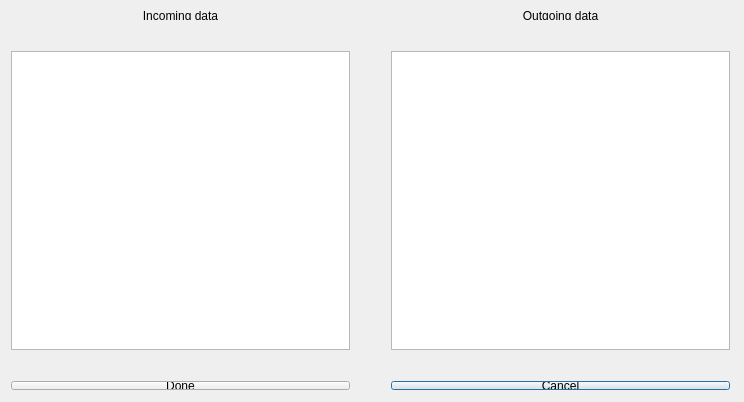
<?xml version="1.0" encoding="UTF-8"?>
<ui version="4.0">
 <class>ADatastreamDialog_dialogClass</class>
 <widget class="QDialog" name="ADatastreamDialog_dialogClass">
  <property name="geometry">
   <rect>
    <x>0</x>
    <y>0</y>
    <width>744</width>
    <height>402</height>
   </rect>
  </property>
  <property name="windowTitle">
   <string>Datastream editor</string>
  </property>
  <widget class="QWidget" name="verticalLayoutWidget">
   <property name="geometry">
    <rect>
     <x>0</x>
     <y>0</y>
     <width>361</width>
     <height>31</height>
    </rect>
   </property>
   <layout class="QVBoxLayout" name="verticalLayout">
    <item>
     <widget class="QLabel" name="label">
      <property name="text">
       <string>Incoming data</string>
      </property>
      <property name="alignment">
       <set>Qt::AlignCenter</set>
      </property>
     </widget>
    </item>
   </layout>
  </widget>
  <widget class="QWidget" name="verticalLayoutWidget_2">
   <property name="geometry">
    <rect>
     <x>380</x>
     <y>0</y>
     <width>361</width>
     <height>31</height>
    </rect>
   </property>
   <layout class="QVBoxLayout" name="verticalLayout_2">
    <item>
     <widget class="QLabel" name="label_2">
      <property name="text">
       <string>Outgoing data</string>
      </property>
      <property name="alignment">
       <set>Qt::AlignCenter</set>
      </property>
     </widget>
    </item>
   </layout>
  </widget>
  <widget class="QWidget" name="horizontalLayoutWidget">
   <property name="geometry">
    <rect>
     <x>0</x>
     <y>40</y>
     <width>361</width>
     <height>321</height>
    </rect>
   </property>
   <layout class="QHBoxLayout" name="horizontalLayout">
    <item>
     <widget class="ADatastreamWidget" name="inc_data_list"/>
    </item>
   </layout>
  </widget>
  <widget class="QWidget" name="horizontalLayoutWidget_2">
   <property name="geometry">
    <rect>
     <x>380</x>
     <y>40</y>
     <width>361</width>
     <height>321</height>
    </rect>
   </property>
   <layout class="QHBoxLayout" name="horizontalLayout_2">
    <item>
     <widget class="ADatastreamWidget" name="out_data_list"/>
    </item>
   </layout>
  </widget>
  <widget class="QWidget" name="verticalLayoutWidget_3">
   <property name="geometry">
    <rect>
     <x>380</x>
     <y>370</y>
     <width>361</width>
     <height>31</height>
    </rect>
   </property>
   <layout class="QVBoxLayout" name="verticalLayout_3">
    <item>
     <widget class="QPushButton" name="cancel_button">
      <property name="text">
       <string>Cancel</string>
      </property>
     </widget>
    </item>
   </layout>
  </widget>
  <widget class="QWidget" name="verticalLayoutWidget_4">
   <property name="geometry">
    <rect>
     <x>0</x>
     <y>370</y>
     <width>361</width>
     <height>31</height>
    </rect>
   </property>
   <layout class="QVBoxLayout" name="verticalLayout_4">
    <item>
     <widget class="QPushButton" name="done_button">
      <property name="text">
       <string>Done</string>
      </property>
      <property name="checkable">
       <bool>false</bool>
      </property>
     </widget>
    </item>
   </layout>
  </widget>
 </widget>
 <layoutdefault spacing="6" margin="11"/>
 <customwidgets>
  <customwidget>
   <class>ADatastreamWidget</class>
   <extends>QListWidget</extends>
   <header>adatastreamwidget.h</header>
  </customwidget>
 </customwidgets>
 <resources>
  <include location="ADatastreamDialog.qrc"/>
 </resources>
 <connections>
  <connection>
   <sender>cancel_button</sender>
   <signal>pressed()</signal>
   <receiver>ADatastreamDialog_dialogClass</receiver>
   <slot>close()</slot>
   <hints>
    <hint type="sourcelabel">
     <x>560</x>
     <y>385</y>
    </hint>
    <hint type="destinationlabel">
     <x>371</x>
     <y>200</y>
    </hint>
   </hints>
  </connection>
 </connections>
</ui>
